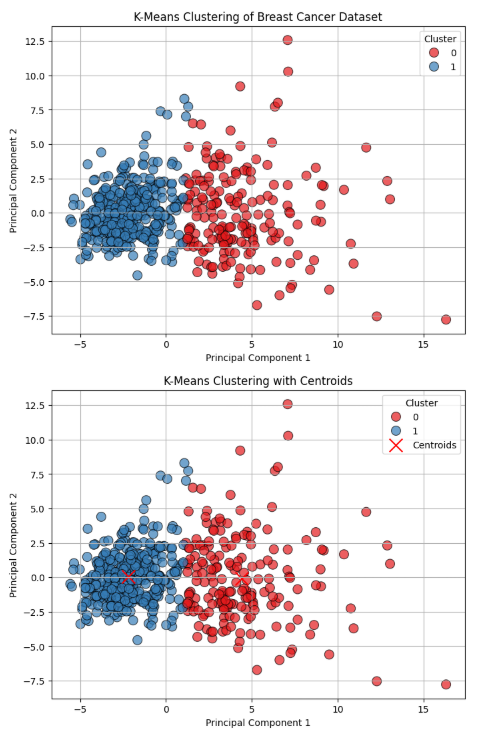

Here is the Python script that generated this plot:
import numpy as np
import pandas as pd
import matplotlib.pyplot as plt
import seaborn as sns
from sklearn.datasets import load_breast_cancer
from sklearn.cluster import KMeans
from sklearn.preprocessing import StandardScaler
from sklearn.decomposition import PCA
from sklearn.metrics import confusion_matrix, classification_report
data = load_breast_cancer()
X = data.data
y = data.target
scaler = StandardScaler()
X_scaled = scaler.fit_transform(X)
kmeans = KMeans(n_clusters=2, random_state=42)
y_kmeans = kmeans.fit_predict(X_scaled)
pca = PCA(n_components=2)
X_pca = pca.fit_transform(X_scaled)
df = pd.DataFrame(X_pca, columns=['PC1', 'PC2'])
df['Cluster'] = y_kmeans
df['True Label'] = y
plt.figure(figsize=(8, 6))
sns.scatterplot(data=df, x='PC1', y='PC2', hue='Cluster', palette='Set1', s=100, edgecolor='black', alpha=0.7)
plt.title('K-Means Clustering of Breast Cancer Dataset')
plt.xlabel('Principal Component 1')
plt.ylabel('Principal Component 2')
plt.legend(title='Cluster')
plt.grid(True)
plt.show()
plt.figure(figsize=(8, 6))
sns.scatterplot(data=df, x='PC1', y='PC2', hue='Cluster', palette='Set1', s=100, edgecolor='black', alpha=0.7)
centers = pca.transform(kmeans.cluster_centers_)
plt.scatter(centers[:, 0], centers[:, 1], s=200, c='red', marker='x', label='Centroids')
plt.title('K-Means Clustering with Centroids')
plt.xlabel('Principal Component 1')
plt.ylabel('Principal Component 2')
plt.legend(title='Cluster')
plt.grid(True)
plt.show()
